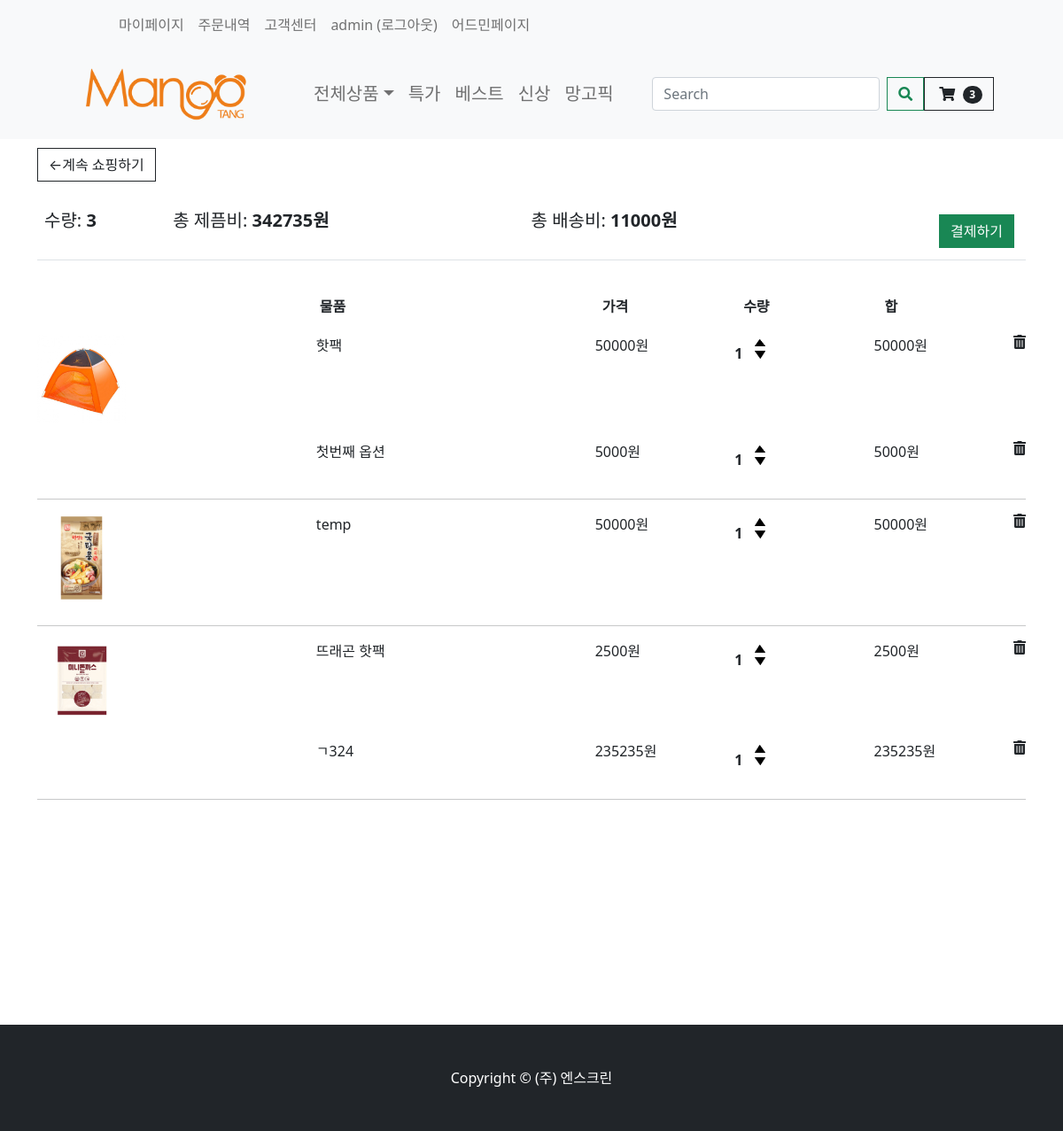
/cart/ (signed in), run on an earlier commit of the app's database.
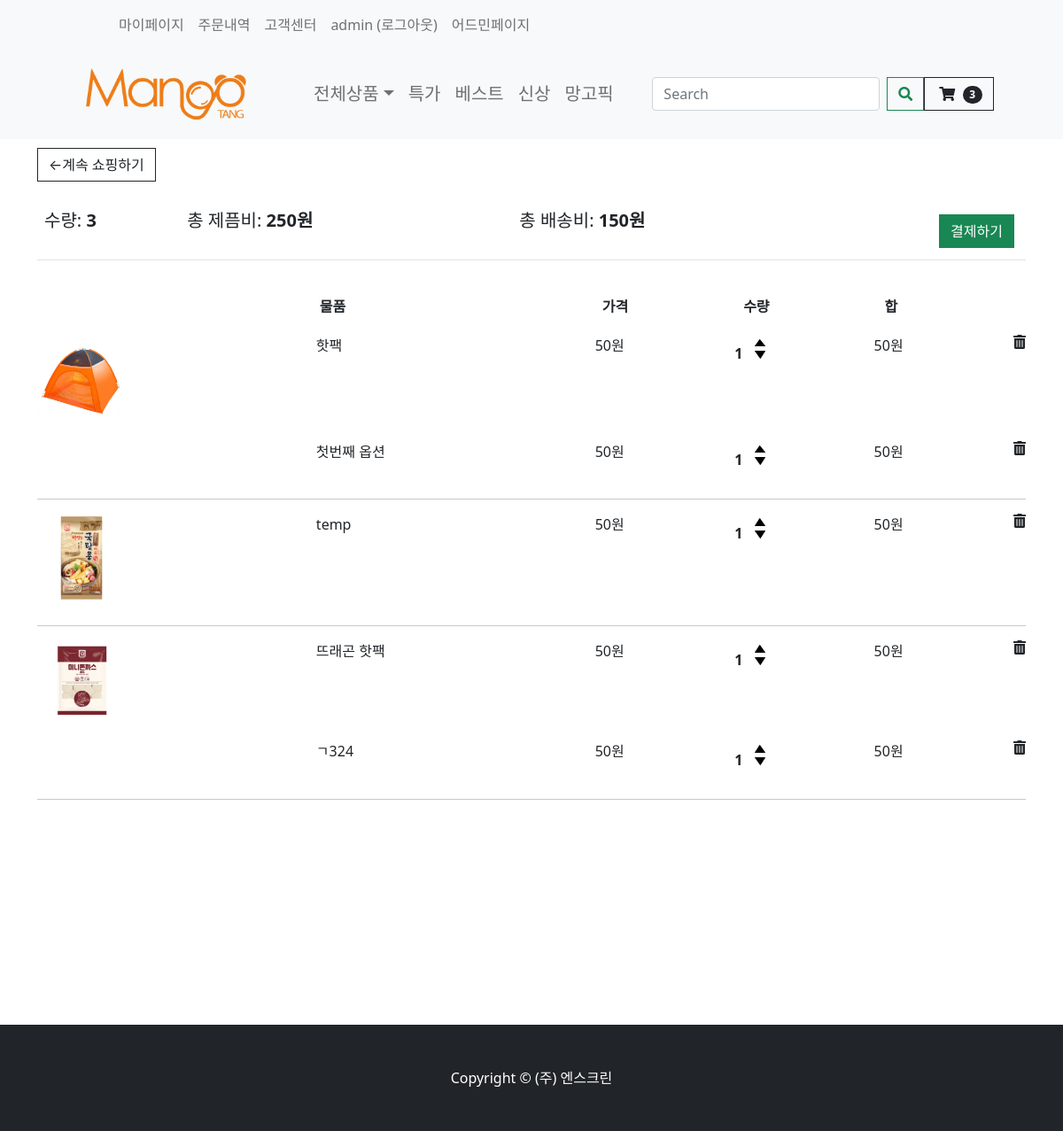
And on a later commit of the database.
### store/models.py (models this page shows, shortened)
class Order(models.Model):
    customer = models.ForeignKey(Customer, on_delete=models.SET_NULL, null=True, blank=True)
    date_ordered = models.DateTimeField(auto_now_add=True)
    order_status = models.BooleanField(default=False)
    payment_state = models.BooleanField(default=False)
    shipping_fee = models.IntegerField(null=True, blank=True)
    track_number = models.IntegerField(null=True, blank=True)
    order_number = models.IntegerField(null=True, blank=True)
    email = models.EmailField(null=True,blank=True)
    total_fee = models.IntegerField(null=True, blank=True)
    post_code = models.CharField(max_length=200, null=True, blank=True)
    recipent_address1 = models.CharField(max_length=200, null=False)
    recipent_address2 = models.CharField(max_length=200, null=False)
    recipent_number = models.CharField(max_length=50, null=False)
    recipent_name = models.CharField(max_length=50, null=False)
    order_request = models.CharField(max_length=100, null=False)
    orderer_number = models.CharField(max_length=100, null=False)
    orderer_name = models.CharField(max_length=100, null=False)
    @property
    def get_cart_items(self):
        orderitems = self.orderitem_set.all()
        total = sum([item.quantity for item in orderitems])
        return total
    @property
    def get_total(self): #옵션 포함 해당 order의 모든 가격
        orderitems = self.orderitem_set.all()  # 해당 order의 자식 가져와서
        total = sum([item.get_total for item in orderitems])  # 다더함함
        orderitems = self.orderitem_set.all()  # 해당 order의 자식 가져와서
        optionTotal = sum([item.get_option_cart_total for item in orderitems])  # 다더함함
        return total + optionTotal
    @property
    def get_deliver_price(self):
        orderitems = self.orderitem_set.all()
        total = sum([item.get_delivery_price for item in orderitems])
        return total

class OrderItem(models.Model):
    product = models.ForeignKey(Product, on_delete=models.SET_NULL, null=True)
    order = models.ForeignKey(Order, on_delete=models.SET_NULL, null=True)
    quantity = models.IntegerField(default=0, null=True, blank=True)
    date_added = models.DateTimeField(auto_now_add=True)
    item_option_bool = models.BooleanField(default=False, blank=False, null=True)
    @property
    def get_delivery_price(self):
        return self.product.shipment_price
    @property
    def get_total(self):
        total = self.product.price_discount * self.quantity
        return total
    @property
    def get_option_cart_total(self):
        orderOptions = self.orderitemoption_set.all()  # 해당 order의 자식 가져와서
        total = sum([item.get_total for item in orderOptions])  # 다더함함
        return total

class Product(models.Model):
    product_name = models.CharField(max_length=200)
    price = models.FloatField(null=False, blank=False)
    image_detail = models.ImageField(null=True, blank=True)
    image_title = models.ImageField(null=True, blank=True)
    image_introduce = models.ImageField(null=True, blank=True)
    seller_code = models.CharField(max_length=50, null=False, blank=False)
    price_discount = models.FloatField(null=True)
    discount = models.IntegerField(null=True)
    stock = models.IntegerField()
    first_title = models.CharField(max_length=200)
    second_title = models.CharField(max_length=200)
    shipment_price = models.IntegerField(blank=True)
    hash_tag = models.CharField(max_length=200)
    option_bool = models.BooleanField(default=False, blank=False, null=True)
    collection_tag = models.CharField(max_length=200, null=True)
    item_company = models.CharField(null=False, max_length=200)
    product_status = models.BooleanField(default=False, blank=False, null=True)

class OrderItemOption(models.Model):
    order_item_option = models.ForeignKey(OrderItem, on_delete=models.CASCADE, null=True)
    product_option = models.ForeignKey(ProductOption, on_delete=models.CASCADE, null=True)
    quantity = models.IntegerField(default=0, null=True, blank=True)
    @property
    def get_total(self):
        total = self.product_option.option_price * self.quantity
        return total

class ProductOption(models.Model):
    product = models.ForeignKey(Product, on_delete=models.CASCADE, null=True)
    option_name = models.CharField(max_length=200)
    option_seller_code = models.CharField(max_length=50, null=False, blank=False)
    option_price = models.FloatField(null=False, blank=False)
    option_stock = models.IntegerField()
    option_status = models.BooleanField(default=False, blank=False, null=True)

### store/views.py (the view)
# urls.py: path('cart/', views.cart, name="cart"),
def cart(request):
    if request.user.is_authenticated:  # 로그인 유저일시
        customer = request.user.customer
        order, created = Order.objects.get_or_create(customer=customer, order_status=False)
        items = order.orderitem_set.all()  # orderitem은 Order의 자식 그래서 쿼리 가능
        cartItems = order.get_cart_items
        itemOption = []
        if (bool(items) == True):  # 카트 비어있는지 확인
            for item in items:
                itemOption += OrderItemOption.objects.filter(order_item_option=item)
        else:
            itemOption = []
    else:
        items = []
        order = {'get_cart_total': 0, 'get_cart_items': 0}
        cartItems = order['get_cart_items']
    context = {'items': items, 'order': order, 'cartItems': cartItems, 'itemOption': itemOption}
    return render(request, 'store/cart.html', context)

### store/templates/store/cart.html (shortened to what the changed rows need)
{% extends 'store/main.html' %}
{% load static %}
{% block content %}
    <div class="container" style="height: 1000px">
        <div class="row">
            <div class="col-lg-12">
                <div class="box-element">
                    <br>
                    <br>
                    <table class="table">
                        <tr>
                            <th><h5>수량: <strong class="cart-quantity-total">{{ order.get_cart_items }}</strong></h5>
                            </th>
                            <th><h5>총 제픔비: <strong
                                    class="cart-price-total">{{ order.get_total|floatformat:0 }}원</strong></h5>
                            </th>
                            <th>
                            <th><h5>총 배송비: <strong
                                    class="cart-price-total">{{ order.get_deliver_price |floatformat:0 }}원</strong></h5>
                            </th>
                            <th>
                                <a style="float:right; margin:5px;" class="btn btn-success" href="{% url 'checkout' %}">결제하기</a>
                            </th>
                        </tr>
                    </table>
                </div>
                <br>
                <div class="box-element">
                    <div class="cart-row">
                        <div style="flex:2"></div>
                        <div style="flex:2"><strong>물품</strong></div>
                        <div style="flex:1"><strong>가격</strong></div>
                        <div style="flex:1"><strong>수량</strong></div>
                        <div style="flex:1"><strong>합</strong></div>
                    </div>
                    {% for item in items %}
                        {% if item.item_option_bool == False %}
                            <div class="cart-row cart-row{{ forloop.counter0 }}">
                                <div style="flex:2"><img class="row-image" src="{{ item.product.image_title.url }}">
                                </div>
                                <div style="flex:2"><p>{{ item.product.product_name }}</p></div>
                                <div style="flex:1"><p>{{ item.product.price_discount | floatformat:0 }}원</p></div>
                                <div style="flex:1">
                                    <p class="quantity quantity-total{{ forloop.counter0 }}">{{ item.quantity }}</p>
                                    <div class="quantity">
                                        <img class="chg-quantity update-cart-item"
                                             data-quantity="{{ forloop.counter0 }}"
                                             data-product="{{ item.product.seller_code }}"
                                             src="{% static  'images/arrow-up.png' %}" data-action="add">
                                        <img class="chg-quantity update-cart-item"
                                             data-quantity="{{ forloop.counter0 }}"
                                             data-product="{{ item.product.seller_code }}"
                                             src="{% static  'images/arrow-down.png' %}" data-action="remove">
                                    </div>
                                </div>
                                <div style="flex:1"><p
                                        class="item-cost-total{{ forloop.counter0 }}">{{ item.get_total|floatformat:0 }}원</p>
                                </div>
                                <i type="button" data-code="{{ item.product.seller_code }}"
                                   data-loop="{{ forloop.counter0 }}"
                                   class="fas fa-trash-alt delete-item"></i>
                            </div>
                        {% else %}
                            <div class=" cart-row{{ forloop.counter0 }}">
                                <div class="cart-row">
                                    <div style="flex:2"><img class="row-image"
                                                             src="{{ item.product.image_title.url }}">
                                    </div>
                                    <div style="flex:2"><p>{{ item.product.product_name }}</p></div>
                                    <div style="flex:1"><p>{{ item.product.price_discount | floatformat:0 }}원</p></div>
                                    <div style="flex:1">
                                        <p class="quantity quantity-total{{ forloop.counter0 }}">{{ item.quantity }}</p>
                                        <div class="quantity">
                                            <img class="chg-quantity update-cart-item"
                                                 data-quantity="{{ forloop.counter0 }}"
                                                 data-product="{{ item.product.seller_code }}"
                                                 src="{% static  'images/arrow-up.png' %}" data-action="add">
                                            <img class="chg-quantity update-cart-item"
                                                 data-quantity="{{ forloop.counter0 }}"
                                                 data-product="{{ item.product.seller_code }}"
                                                 src="{% static  'images/arrow-down.png' %}" data-action="remove">
                                        </div>
                                    </div>
                                    <div style="flex:1"><p
                                            class="item-cost-total{{ forloop.counter0 }}">{{ item.get_total|floatformat:0 }}원</p>
                                    </div>
                                    <i type="button" data-code="{{ item.product.seller_code }}"
                                       data-loop="{{ forloop.counter0 }}"
                                       class="fas fa-trash-alt delete-item"></i>
                                </div>
                                {% for options in itemOption %}
                                    {% if item.product.product_name == options.order_item_option.product.product_name %}
                                        <div>
                                            <div class="cart-option cart-option{{ forloop.counter0 }}">
                                                <div style="flex:2"></div>
                                                <div style="flex:2"><p>{{ options.product_option.option_name }}</p>
                                                </div>
                                                <div style="flex:1">
                                                    <p>{{ options.product_option.option_price|floatformat:0 }}원</p>
                                                </div>
                                                <div style="flex:1">
                                                    <p class="quantity item-option-total{{ forloop.counter0 }}">{{ options.quantity }}</p>
                                                    <div class="quantity">
                                                        <img class="chg-quantity update-cart-item-option"
                                                             data-quantity="{{ forloop.counter0 }}"
                                                             data-product="{{ options.product_option.option_seller_code }}"
                                                             data-code="{{ item.product.seller_code }}"
                                                             src="{% static  'images/arrow-up.png' %}"
                                                             data-action="add">
                                                        <img class="chg-quantity update-cart-item-option"
                                                             data-quantity="{{ forloop.counter0 }}"
                                                             data-product="{{ options.product_option.option_seller_code }}"
                                                             data-code="{{ item.product.seller_code }}"
                                                             src="{% static  'images/arrow-down.png' %}"
                                                             data-action="remove">
                                                    </div>
                                                </div>
                                                <div style="flex:1"><p
                                                        class="item-option-cost-total{{ forloop.counter0 }}">{{ options.get_total|floatformat:0 }}원</p>
                                                </div>
                                                <i type="button"
                                                   data-option="{{ options.product_option.option_seller_code }}"
                                                   data-code="{{ item.product.seller_code }}"
                                                   data-loop="{{ forloop.counter0 }}"
                                                   class="fas fa-trash-alt delete-item-option"></i>
                                            </div>
                                        </div>
                                    {% endif %}
                                {% endfor %}
                            </div>
                        {% endif %}
                        <hr class="item-divider{{ forloop.counter0 }}">
                    {% endfor %}
                </div>
            </div>
        </div>
    </div>
{% endblock content %}

What changed in the data, as far as the page shows it:
changed Order: get_total "342735" → "250"; get_deliver_price "11000" → "150"
changed through a linked row, OrderItem "핫팩": product.price_discount "50000" → "50"; get_total "50000" → "50"
changed through a linked row, OrderItemOption "첫번째 옵션": product_option.option_price "5000" → "50"; get_total "5000" → "50"
changed through a linked row, OrderItem "temp": product.price_discount "50000" → "50"; get_total "50000" → "50"
changed through a linked row, OrderItem "뜨래곤 핫팩": product.price_discount "2500" → "50"; get_total "2500" → "50"
changed through a linked row, OrderItemOption (number 2 of 2 on the later page): product_option.option_price "235235" → "50"; get_total "235235" → "50"
